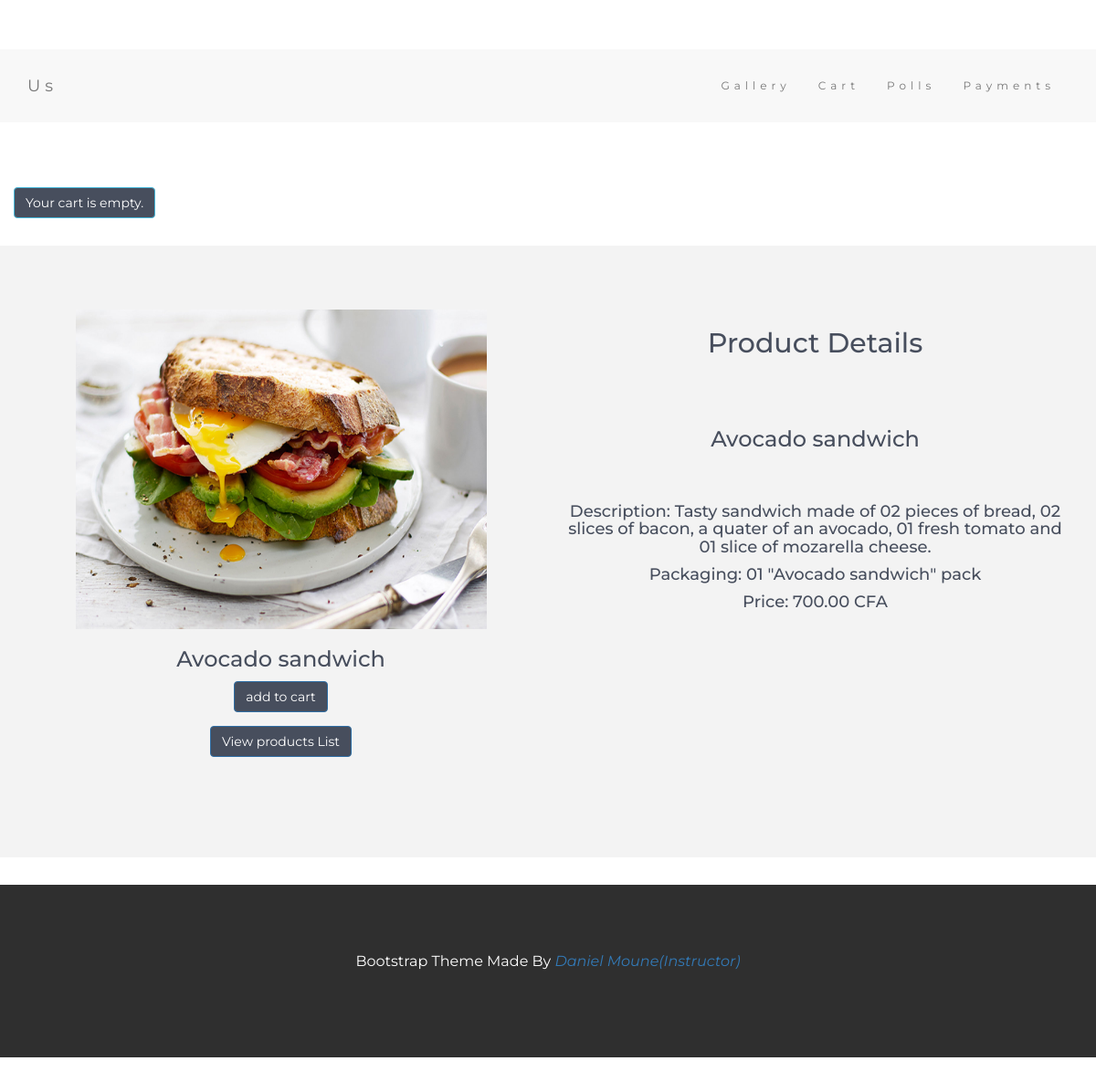
Page /gallery/product/detail/avocado-sandwich/ on the committed database.
### gallery/models.py (models this page shows, shortened)
class Product(models.Model):
    designation = models.CharField(max_length=1024, null=False, db_index=True, unique=True)
    slug = models.SlugField(null=True, db_index=True, unique=True)
    description = models.TextField(blank=False, null=False)
    packaging = models.CharField(max_length=4096, null=False)
    price = models.DecimalField(max_digits=10, decimal_places=2, default=Decimal('0.00'))
    created = models.DateTimeField(auto_now_add=True, editable=False)
    last_updated = models.DateTimeField(auto_now=True, editable=False)
    views = models.IntegerField(default=0)
    image = models.ImageField(upload_to= 'product/', max_length=1024,
        default = 'no-img.jpg')
    category = models.ForeignKey(Category, related_name= 'product', on_delete=models.CASCADE)
    class Meta:
        ordering = ('-created', 'designation')
        index_together = (('id', 'slug'),)
    @property
    def image_url(self):
        if self.image and hasattr(self.image, 'url'):
            return self.image.url

### gallery/views.py (the view)
# urls.py: url(r'^product/detail/(?P<slug>\S+)/$', views.ProductDetailView.as_view(), name='gallery_product_detail'),
class ProductDetailView(DetailView):
    model = Product
    paginate_by = 4

### cart/cart.py (called while the page is built)
      def __len__(self):
          return sum(item['quantity'] for item in self.cart.values())

### cart/context_processors.py (called while the page is built)
def cart(request):
    return {'cart': Cart(request)}

### gallery/templates/gallery/product_detail.html (shortened to what this page needs)
{% extends "base.html" %}
{% load static %}
{% block content %}
<div class="container-fluid bg-2 text-center" style ="background-color : #F3F3F3;">
  <div class = "col-sm-6">
      <div  class = "img">
          <p><img src="{{object.image_url}}" style="width:450px;height:350px; "></p>
      </div>
    <h3 class = "name" style = "color:#474E5D">{{ object.designation }}</h3>
      <p><form class = "display" action="{% url "cart:cart_add" object.id %}" method="post">
                                <input type="submit" value="add to cart" class="btn btn-primary" style = "background-color:#474E5D; margin-bottom:5px;">
                            </form></p>
    <p class = "display"><a class="btn btn-primary" href="{% url 'product_list' %}" style = "margin-bottom:20px; background-color:#474E5D;">View products List</a></p>
   </div>
<div class = "col-sm-6">
    <h2 style = "margin-bottom:20px; color:#474E5D;">Product Details</a></h2><br>
   <div class "namee">
        <h3 class = "name" style = "color:#474E5D">{{ object.designation }}</h3><br>
        <h4 class = "name" style = "color:#474E5D">Description: {{ object.description}}</h4>
        <h4 class = "name" style = "color:#474E5D">Packaging: {{ object.packaging }}</h4>
        <h4 class = "name" style = "color:#474E5D">Price: {{ object.price }} CFA</h4><br>
    </div>
</div>
</div>
{% endblock %}

### gallery/templates/base.html (style rules this page uses)
body { font: 20px "Montserrat", sans-serif; line-height: 1.8; color: #f5f6f7; }
body { padding-top: 54px; margin-bottom: 100px; }

### gallery/templates/gallery/footer.html (style rules this page uses)
.bg-2 { background-color:#474E5D; color:#FFFFFF; }
.container-fluid { padding-top:70px; padding-bottom:80px; margin-top:30px; }
p { font-size: 16px; }

### rows in the picture
Product: image_url (picture), designation "Avocado sandwich", description "Tasty sandwich made of 02 pieces of bread, 02 slices of bacon, a quater of an avocado, 01 fresh tomato and 01 slice of mozarella cheese.", packaging "01 \"Avocado sandwich\" pack", price "700.00"
